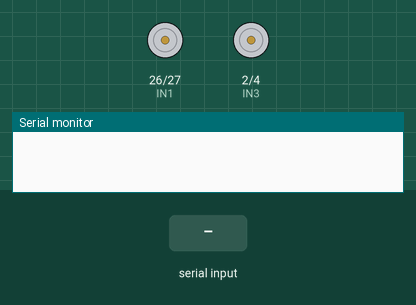
Simulated run of this sketch. Board: ESP32. Parts: motor-driver pin pairs drawn as motors (green arrow = first pin HIGH = forward, orange = second pin HIGH = backward, longer = more drive, scaled by the enable pin), the last lines printed to the serial monitor. The inputs (shaded band) are chosen by the test bench. Nothing arrives over Bluetooth unless stated.

Above: at 1.2 s.
1.3 s: "F" received over the second serial link
At 2.4 s:
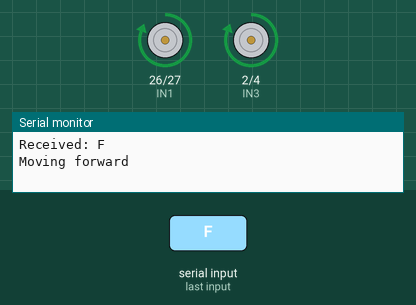
2.8 s: "B" received over the second serial link
At 3.6 s:
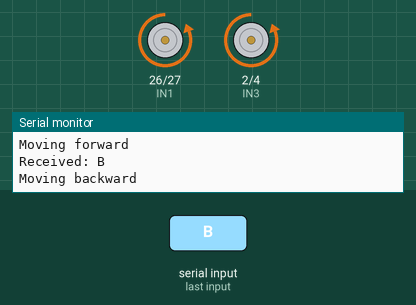
4.3 s: "R" received over the second serial link
At 4.7 s:
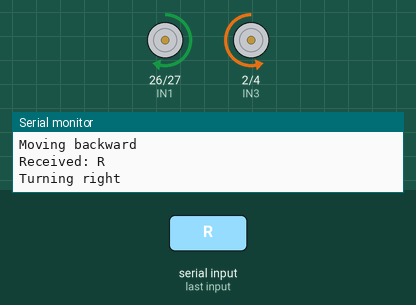
5.8 s: "L" received over the second serial link
At 7.0 s:
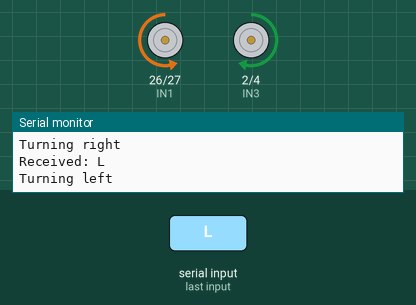
7.3 s: "F" received over the second serial link
At 8.2 s:
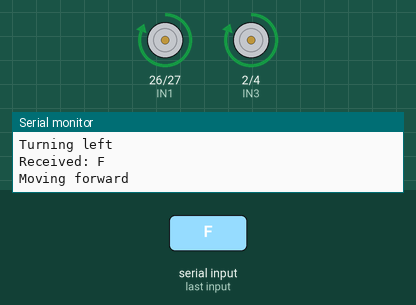
8.8 s: "B" received over the second serial link
At 9.3 s:
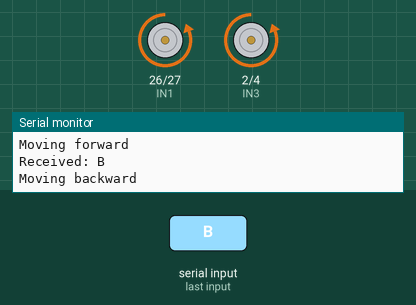
Timing chart, 0 to 11.3 s (numbered marks = the images above; inputs shaded):
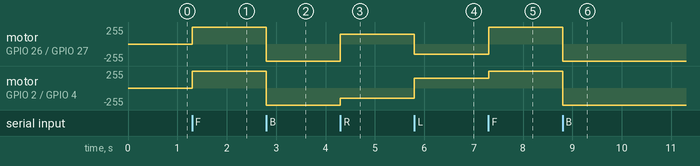

The sketch:

rcv2.ino
```cpp
#include <Wire.h>

#include "BluetoothSerial.h"

BluetoothSerial serialBT;

char btSignal;
int motor_max_spd=255;

// Motor A connections
const int ENA = 14;
const int IN1 = 26;
const int IN2 = 27;

// Motor B connections
const int ENB = 15;
const int IN3 = 2;
const int IN4 = 4;

int T_Spd=150;


int mode=0;

void setup() {
  // Initialize motor pins as outputs
  pinMode(ENA, OUTPUT);
  pinMode(IN1, OUTPUT);
  pinMode(IN2, OUTPUT);
  pinMode(ENB, OUTPUT);
  pinMode(IN3, OUTPUT);
  pinMode(IN4, OUTPUT);

  Serial.begin(115200);

  // Initialize the magnetometer


    if (!serialBT.begin("VIRUS_ESP32")) {
    //Serial.println("An error occurred initializing Bluetooth");
  } else {
   // Serial.println("Bluetooth initialized successfully");
  }
}

void loop() {
  //turn_angle(90);
  //delay(1000);  // Delay to avoid constant turning, adjust as needed
 // turn_angle(120);
 // delay(2000);
  //turn_angle(-90);
  if (mode==0){
    if (serialBT.available()) {
    // Read one character from the Bluetooth serial
    btSignal = serialBT.read();
    // Print the received character to the serial monitor
    Serial.print("Received: ");
    Serial.println(btSignal);

    if (btSignal=='F'){
      moveForward();
    }
    else if(btSignal=='S'){
      stopMotors();
    }
    else if(btSignal=='B'){
      moveBackward();
    }
    else if(btSignal=='R'){
      turnRight();
    }
    else if(btSignal=='L'){
      turnLeft();
    }
  }

  }
}

void moveForward() {
  Serial.println("Moving forward");
  digitalWrite(IN1, HIGH);
  digitalWrite(IN2, LOW);
  analogWrite(ENA, motor_max_spd); // Full speed

  digitalWrite(IN3, HIGH);
  digitalWrite(IN4, LOW);
  analogWrite(ENB, motor_max_spd); // Full speed
}

void moveBackward() {
  Serial.println("Moving backward");
  digitalWrite(IN1, LOW);
  digitalWrite(IN2, HIGH);
  analogWrite(ENA, motor_max_spd); // Full speed

  digitalWrite(IN3, LOW);
  digitalWrite(IN4, HIGH);
  analogWrite(ENB, motor_max_spd); // Full speed
}

void turnLeft() {
  Serial.println("Turning left");
  digitalWrite(IN1, LOW);
  digitalWrite(IN2, HIGH);
  analogWrite(ENA, T_Spd); // Adjust speed as needed

  digitalWrite(IN3, HIGH);
  digitalWrite(IN4, LOW);
  analogWrite(ENB, T_Spd); // Adjust speed as needed
}

void turnRight() {
  Serial.println("Turning right");
  digitalWrite(IN1, HIGH);
  digitalWrite(IN2, LOW);
  analogWrite(ENA, T_Spd);

  digitalWrite(IN3, LOW);
  digitalWrite(IN4, HIGH);
  analogWrite(ENB, T_Spd);
}

void stopMotors() {
  Serial.println("Stopping motors");
  digitalWrite(IN1, LOW);
  digitalWrite(IN2, LOW);
  analogWrite(ENA, 0);

  digitalWrite(IN3, LOW);
  digitalWrite(IN4, LOW);
  analogWrite(ENB, 0);
}
```

Measured:
- after the input at 1.3 s, motor on GPIO 26 (IN1) / GPIO 27 (IN2), motor on GPIO 2 (IN3) / GPIO 4 (IN4): stopped → forward 255/255 at once
- after the input at 2.8 s, motor on GPIO 26 (IN1) / GPIO 27 (IN2), motor on GPIO 2 (IN3) / GPIO 4 (IN4): forward 255/255 → backward 255/255 at once
- after the input at 4.3 s, motor on GPIO 26 (IN1) / GPIO 27 (IN2): backward 255/255 → forward 150/255 at once; motor on GPIO 2 (IN3) / GPIO 4 (IN4): backward 255/255 → backward 150/255 at once
- after the input at 5.8 s, motor on GPIO 26 (IN1) / GPIO 27 (IN2): forward 150/255 → backward 150/255 at once; motor on GPIO 2 (IN3) / GPIO 4 (IN4): backward 150/255 → forward 150/255 at once
- after the input at 7.3 s, motor on GPIO 26 (IN1) / GPIO 27 (IN2): backward 150/255 → forward 255/255 at once; motor on GPIO 2 (IN3) / GPIO 4 (IN4): forward 150/255 → forward 255/255 at once
- after the input at 8.8 s, motor on GPIO 26 (IN1) / GPIO 27 (IN2), motor on GPIO 2 (IN3) / GPIO 4 (IN4): forward 255/255 → backward 255/255 at once
